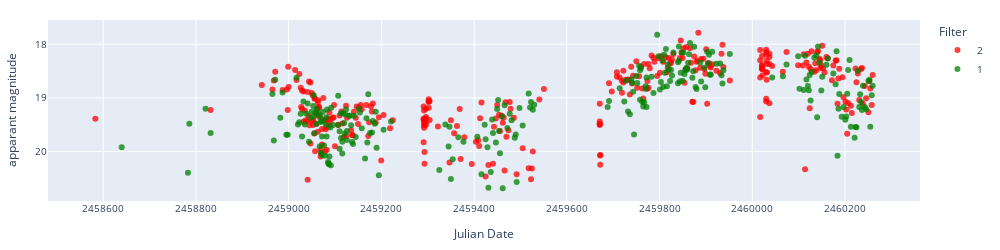
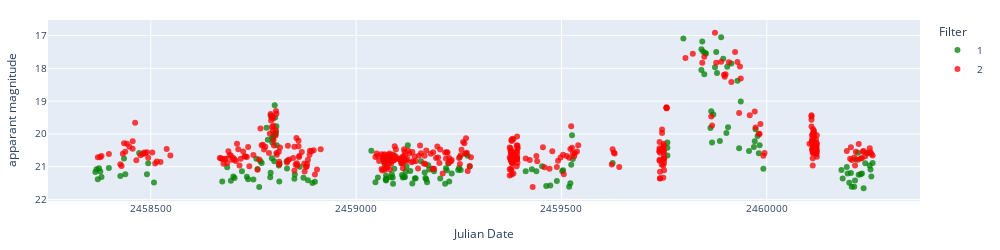
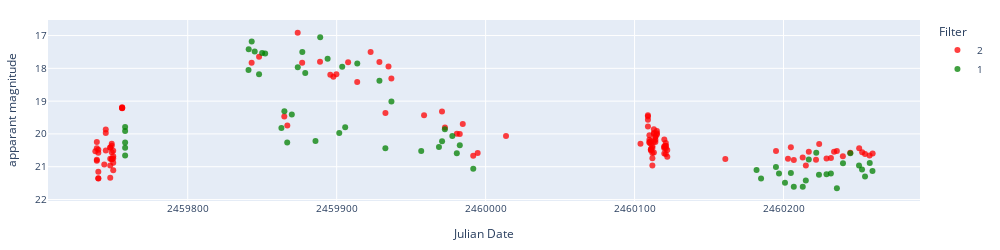
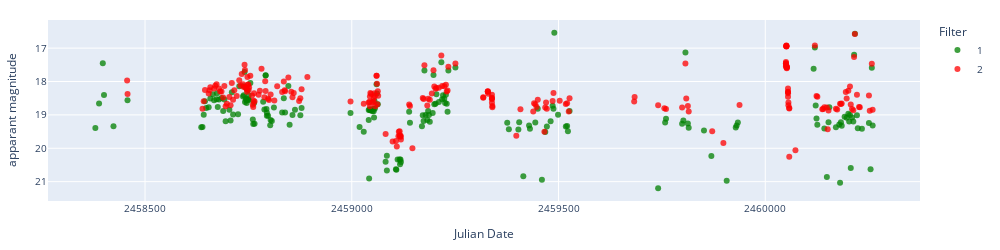

Source (notebook cell) for these figures, in order:
### Markdown cell above
### Display light curves

### Code cell
# Display light curves
final_toview = alerts_preds_aavso_Gaia.copy()
classes_in_alerts = alerts_preds_aavso_Gaia['predicted_class'].unique()
predicted_class = ['polar']
show = predicted_class
objectlist = final_toview[(final_toview['predicted_class'].isin(predicted_class))
                          # & (final_toview['aavso_type'].isin(['']))
                        #   & ((final_toview['npts_g']+final_toview['npts_r'])<10)
                          ]['objectId'].to_list()
# objectlist = final_toview[(~final_toview['objectId'].isin(alerts_CVs_list)) & (final_toview['predicted_class'].isin(predicted_class))]['objectId'].to_list()
# objectlist = final_toview[(~final_toview['objectId'].isin(alerts_CVs_list)) & (final_toview['classification'].isin(['SN']))]['objectId'].to_list()
print(len(objectlist))
i = 0
for object in objectlist[0:30]:
    ra = final_toview[final_toview['objectId']==object]['ra'].values[0]
    dec = final_toview[final_toview['objectId']==object]['dec'].values[0]
    c = SkyCoord(ra=ra*u.degree, dec=dec*u.degree, frame='icrs')
    pos = c.to_string('hmsdms', sep=':')
    prediction = final_toview[final_toview["objectId"]==object]["predicted_class"].values[0]
    print('',f'{i} {object}', f'position_deg: {ra} {dec}', 
          f'position_hms_dms: {pos}',
          "~~~~~~~~~~~~~~~~~~~~~",
          f'sherlock_class: {final_toview[final_toview["objectId"]==object]["classification"].values[0]}',
      #     f'sherlock classification reliability {final_toview[final_toview["objectId"]==object]["classificationReliability"].values[0]}',
          f'sherlock separationArcsec: {final_toview[final_toview["objectId"]==object]["separationArcsec"].values[0]}',
          f'sherlock sgscore1: {final_toview[final_toview["objectId"]==object]["sgscore1"].values[0]}',
          f'sherlock major_axis_arcsec: {final_toview[final_toview["objectId"]==object]["major_axis_arcsec"].values[0]}',
          f'sherlock gminusr mean: {final_toview[final_toview["objectId"]==object]["clr_mean_x"].mean()}',
          f'sherlock last gminusr: {final_toview[final_toview["objectId"]==object]["g_minus_r"].values[0]}',
          f'sherlock catalogue name: {final_toview[final_toview["objectId"]==object]["catalogue_table_name"].values[0]}',
          "~~~~~~~~~~~~~~~~~~~~~",
          f'Gaia bp_rp: {final_toview[final_toview["objectId"]==object]["bp_rp"].values[0]}',
          f'Gaia parallax: {final_toview[final_toview["objectId"]==object]["parallax"].values[0]}',
          f'Gaia pm: {final_toview[final_toview["objectId"]==object]["pm"].values[0]}',
          "~~~~~~~~~~~~~~~~~~~~~",
          f'min_g-max_g: {final_toview[final_toview["objectId"]==object]["min_mag_g"].values[0]:.1f}-{final_toview[final_toview["objectId"]==object]["max_mag_g"].values[0]:.1f}',
          f'min_r-max_r: {final_toview[final_toview["objectId"]==object]["min_mag_r"].values[0]:.1f}-{final_toview[final_toview["objectId"]==object]["max_mag_r"].values[0]:.1f}',
          f'temporal_baseline_g: {final_toview[final_toview["objectId"]==object]["temporal_baseline_g"].values[0]:.0f}',
          f'clr mean(clr bright): {final_toview[final_toview["objectId"]==object]["clr_mean_y"].values[0]:.2f} ({final_toview[final_toview["objectId"]==object]["clr_bright"].values[0]:.2f})',
          "~~~~~~~~~~~~~~~~~~~~~",
          f'aavso_name: {final_toview[final_toview["objectId"]==object]["aavso_name"].values[0]}',
          f'aavso_type: {final_toview[final_toview["objectId"]==object]["aavso_type"].values[0]}',
          f'aavso_period: {final_toview[final_toview["objectId"]==object]["aavso_period"].values[0]}',
          "~~~~~~~~~~~~~~~~~~~~~",
          f'prediction: {prediction}',
          f'prediction_probability: {final_toview[final_toview["objectId"]==object][f"prob_{prediction}"].values[0]:.2f}',
          f'{object} & {pos} & ob & {final_toview[final_toview["objectId"]==object]["min_mag_g"].values[0]:.1f}-{final_toview[final_toview["objectId"]==object]["max_mag_g"].values[0]:.1f} & {final_toview[final_toview["objectId"]==object]["temporal_baseline_g"].values[0]:.0f} & {final_toview[final_toview["objectId"]==object]["bp_rp"].values[0]} & {final_toview[final_toview["objectId"]==object]["clr_mean_y"].values[0]:.2f} ({final_toview[final_toview["objectId"]==object]["clr_bright"].values[0]:.2f}) & {prediction} & {final_toview[final_toview["objectId"]==object][f"prob_{prediction}"].values[0]:.2f} & rating',
          sep='\n')
    i += 1
    lc_lasair = load_lasair_lc(object, path=f'../lightcurves_alerts/')
    lc_lasair_appmag = lasair_clean(lc_lasair, limit=25, magerrlim=1)

    display_lightcurve(lc_df=lc_lasair_appmag, x='jd', y='dc_mag')#, errorCol='dc_sigmag',)

### Figure 1 — Plotly figure (JSON) as saved in the notebook; plotly's stock layout.template omitted (floating-point values rounded to 4 significant figures; data arrays with more than 128 entries replaced by an {"elided": "..."} marker saying what was removed)
{"data": [{"hovertemplate": "Filter=2<br>Julian Date=%{x}<br>apparant magnitude=%{y}<extra></extra>", "legendgroup": "2", "marker": {"color": "red", "opacity": 0.75, "symbol": "circle"}, "mode": "markers", "name": "2", "orientation": "v", "showlegend": true, "type": "scatter", "x": {"elided": "330 float values"}, "xaxis": "x", "y": {"elided": "330 float values"}, "yaxis": "y"}, {"hovertemplate": "Filter=1<br>Julian Date=%{x}<br>apparant magnitude=%{y}<extra></extra>", "legendgroup": "1", "marker": {"color": "green", "opacity": 0.75, "symbol": "circle"}, "mode": "markers", "name": "1", "orientation": "v", "showlegend": true, "type": "scatter", "x": {"elided": "262 float values"}, "xaxis": "x", "y": {"elided": "262 float values"}, "yaxis": "y"}], "layout": {"font": {"size": 10}, "height": 250, "legend": {"title": {"text": "Filter"}, "tracegroupgap": 0}, "margin": {"b": 20, "l": 20, "r": 20, "t": 20}, "width": 1000, "xaxis": {"anchor": "y", "domain": [0, 1], "tickformat": "float", "title": {"text": "Julian Date"}}, "yaxis": {"anchor": "x", "autorange": "reversed", "domain": [0, 1], "title": {"text": "apparant magnitude"}}}}

### Figure 2 — Plotly figure (JSON) as saved in the notebook; plotly's stock layout.template omitted (floating-point values rounded to 4 significant figures; data arrays with more than 128 entries replaced by an {"elided": "..."} marker saying what was removed)
{"data": [{"hovertemplate": "Filter=1<br>Julian Date=%{x}<br>apparant magnitude=%{y}<extra></extra>", "legendgroup": "1", "marker": {"color": "green", "opacity": 0.75, "symbol": "circle"}, "mode": "markers", "name": "1", "orientation": "v", "showlegend": true, "type": "scatter", "x": {"elided": "182 float values"}, "xaxis": "x", "y": {"elided": "182 float values"}, "yaxis": "y"}, {"hovertemplate": "Filter=2<br>Julian Date=%{x}<br>apparant magnitude=%{y}<extra></extra>", "legendgroup": "2", "marker": {"color": "red", "opacity": 0.75, "symbol": "circle"}, "mode": "markers", "name": "2", "orientation": "v", "showlegend": true, "type": "scatter", "x": {"elided": "412 float values"}, "xaxis": "x", "y": {"elided": "412 float values"}, "yaxis": "y"}], "layout": {"font": {"size": 10}, "height": 250, "legend": {"title": {"text": "Filter"}, "tracegroupgap": 0}, "margin": {"b": 20, "l": 20, "r": 20, "t": 20}, "width": 1000, "xaxis": {"anchor": "y", "domain": [0, 1], "tickformat": "float", "title": {"text": "Julian Date"}}, "yaxis": {"anchor": "x", "autorange": "reversed", "domain": [0, 1], "title": {"text": "apparant magnitude"}}}}

### Figure 3 — Plotly figure (JSON) as saved in the notebook; plotly's stock layout.template omitted (floating-point values rounded to 4 significant figures)
{"data": [{"hovertemplate": "Filter=2<br>Julian Date=%{x}<br>apparant magnitude=%{y}<extra></extra>", "legendgroup": "2", "marker": {"color": "red", "opacity": 0.75, "symbol": "circle"}, "mode": "markers", "name": "2", "orientation": "v", "showlegend": true, "type": "scatter", "x": [2460000.0, 2460000.0, 2460000.0, 2460000.0, 2460000.0, 2460000.0, 2460000.0, 2460000.0, 2460000.0, 2460000.0, 2460000.0, 2460000.0, 2460000.0, 2460000.0, 2460000.0, 2460000.0, 2460000.0, 2460000.0, 2460000.0, 2460000.0, 2460000.0, 2460000.0, 2460000.0, 2460000.0, 2460000.0, 2460000.0, 2460000.0, 2460000.0, 2460000.0, 2460000.0, 2460000.0, 2460000.0, 2460000.0, 2460000.0, 2460000.0, 2460000.0, 2460000.0, 2460000.0, 2460000.0, 2460000.0, 2460000.0, 2460000.0, 2460000.0, 2460000.0, 2460000.0, 2460000.0, 2460000.0, 2460000.0, 2460000.0, 2460000.0, 2460000.0, 2460000.0, 2460000.0, 2460000.0, 2460000.0, 2460000.0, 2460000.0, 2460000.0, 2460000.0, 2460000.0, 2460000.0, 2460000.0, 2460000.0, 2460000.0, 2460000.0, 2460000.0, 2460000.0, 2460000.0, 2460000.0, 2460000.0, 2460000.0, 2460000.0, 2460000.0, 2460000.0, 2460000.0, 2460000.0, 2460000.0, 2460000.0, 2460000.0, 2460000.0, 2460000.0, 2460000.0, 2460000.0, 2460000.0, 2460000.0, 2460000.0, 2460000.0, 2460000.0, 2460000.0, 2460000.0, 2460000.0, 2460000.0, 2460000.0, 2460000.0, 2460000.0, 2460000.0, 2460000.0, 2460000.0, 2460000.0, 2460000.0, 2460000.0, 2460000.0, 2460000.0, 2460000.0, 2460000.0, 2460000.0, 2460000.0, 2460000.0, 2460000.0, 2460000.0, 2460000.0, 2460000.0, 2460000.0, 2460000.0, 2460000.0, 2460000.0, 2460000.0, 2460000.0, 2460000.0, 2460000.0, 2460000.0, 2460000.0, 2460000.0], "xaxis": "x", "y": [20.53, 20.82, 20.79, 20.25, 20.44, 21.35, 20.58, 21.15, 21.36, 20.48, 20.93, 19.86, 19.97, 20.5, 21.33, 20.75, 20.41, 20.96, 20.41, 20.56, 20.76, 20.36, 20.77, 20.3, 20.75, 20.51, 20.68, 21.11, 20.88, 19.2, 19.22, 19.21, 19.19, 17.83, 17.65, 19.47, 19.75, 16.92, 17.83, 17.8, 18.19, 18.26, 18.18, 17.82, 18.42, 17.5, 17.81, 19.36, 17.94, 18.31, 19.43, 19.32, 19.81, 19.99, 20.0, 19.7, 20.66, 20.58, 20.07, 20.3, 19.77, 19.43, 19.57, 19.47, 20.27, 20.04, 20.17, 20.25, 20.22, 20.5, 20.31, 20.47, 20.47, 20.96, 20.38, 20.58, 20.74, 20.43, 19.86, 20.0, 19.97, 20.24, 20.57, 20.09, 20.25, 20.09, 20.18, 19.91, 19.98, 20.02, 20.4, 20.38, 20.44, 20.59, 20.17, 20.36, 20.28, 20.43, 20.61, 20.36, 20.49, 20.7, 20.76, 20.52, 20.75, 20.41, 20.8, 20.72, 20.96, 20.55, 20.79, 20.3, 20.75, 20.74, 20.54, 20.52, 20.68, 20.57, 20.44, 20.56, 20.61, 20.66, 20.59], "yaxis": "y"}, {"hovertemplate": "Filter=1<br>Julian Date=%{x}<br>apparant magnitude=%{y}<extra></extra>", "legendgroup": "1", "marker": {"color": "green", "opacity": 0.75, "symbol": "circle"}, "mode": "markers", "name": "1", "orientation": "v", "showlegend": true, "type": "scatter", "x": [2460000.0, 2460000.0, 2460000.0, 2460000.0, 2460000.0, 2460000.0, 2460000.0, 2460000.0, 2460000.0, 2460000.0, 2460000.0, 2460000.0, 2460000.0, 2460000.0, 2460000.0, 2460000.0, 2460000.0, 2460000.0, 2460000.0, 2460000.0, 2460000.0, 2460000.0, 2460000.0, 2460000.0, 2460000.0, 2460000.0, 2460000.0, 2460000.0, 2460000.0, 2460000.0, 2460000.0, 2460000.0, 2460000.0, 2460000.0, 2460000.0, 2460000.0, 2460000.0, 2460000.0, 2460000.0, 2460000.0, 2460000.0, 2460000.0, 2460000.0, 2460000.0, 2460000.0, 2460000.0, 2460000.0, 2460000.0, 2460000.0, 2460000.0, 2460000.0, 2460000.0, 2460000.0, 2460000.0, 2460000.0, 2460000.0, 2460000.0, 2460000.0, 2460000.0], "xaxis": "x", "y": [20.66, 20.42, 20.26, 19.91, 19.79, 18.05, 17.42, 17.18, 17.49, 18.18, 17.53, 17.55, 19.82, 19.31, 20.26, 19.41, 17.97, 17.51, 18.14, 20.21, 17.05, 17.71, 19.97, 17.95, 19.79, 17.85, 18.38, 20.44, 19.01, 20.52, 20.4, 20.22, 19.86, 20.06, 20.59, 20.35, 21.07, 21.1, 21.36, 21.01, 21.2, 21.49, 21.19, 21.61, 21.61, 21.42, 20.78, 20.57, 21.25, 21.23, 21.2, 21.65, 20.89, 20.59, 20.96, 21.09, 21.3, 20.88, 21.13], "yaxis": "y"}], "layout": {"font": {"size": 10}, "height": 250, "legend": {"title": {"text": "Filter"}, "tracegroupgap": 0}, "margin": {"b": 20, "l": 20, "r": 20, "t": 20}, "width": 1000, "xaxis": {"anchor": "y", "domain": [0, 1], "tickformat": "float", "title": {"text": "Julian Date"}}, "yaxis": {"anchor": "x", "autorange": "reversed", "domain": [0, 1], "title": {"text": "apparant magnitude"}}}}

### Figure 4 — Plotly figure (JSON) as saved in the notebook; plotly's stock layout.template omitted (floating-point values rounded to 4 significant figures; data arrays with more than 128 entries replaced by an {"elided": "..."} marker saying what was removed)
{"data": [{"hovertemplate": "Filter=1<br>Julian Date=%{x}<br>apparant magnitude=%{y}<extra></extra>", "legendgroup": "1", "marker": {"color": "green", "opacity": 0.75, "symbol": "circle"}, "mode": "markers", "name": "1", "orientation": "v", "showlegend": true, "type": "scatter", "x": {"elided": "190 float values"}, "xaxis": "x", "y": {"elided": "190 float values"}, "yaxis": "y"}, {"hovertemplate": "Filter=2<br>Julian Date=%{x}<br>apparant magnitude=%{y}<extra></extra>", "legendgroup": "2", "marker": {"color": "red", "opacity": 0.75, "symbol": "circle"}, "mode": "markers", "name": "2", "orientation": "v", "showlegend": true, "type": "scatter", "x": {"elided": "225 float values"}, "xaxis": "x", "y": {"elided": "225 float values"}, "yaxis": "y"}], "layout": {"font": {"size": 10}, "height": 250, "legend": {"title": {"text": "Filter"}, "tracegroupgap": 0}, "margin": {"b": 20, "l": 20, "r": 20, "t": 20}, "width": 1000, "xaxis": {"anchor": "y", "domain": [0, 1], "tickformat": "float", "title": {"text": "Julian Date"}}, "yaxis": {"anchor": "x", "autorange": "reversed", "domain": [0, 1], "title": {"text": "apparant magnitude"}}}}
